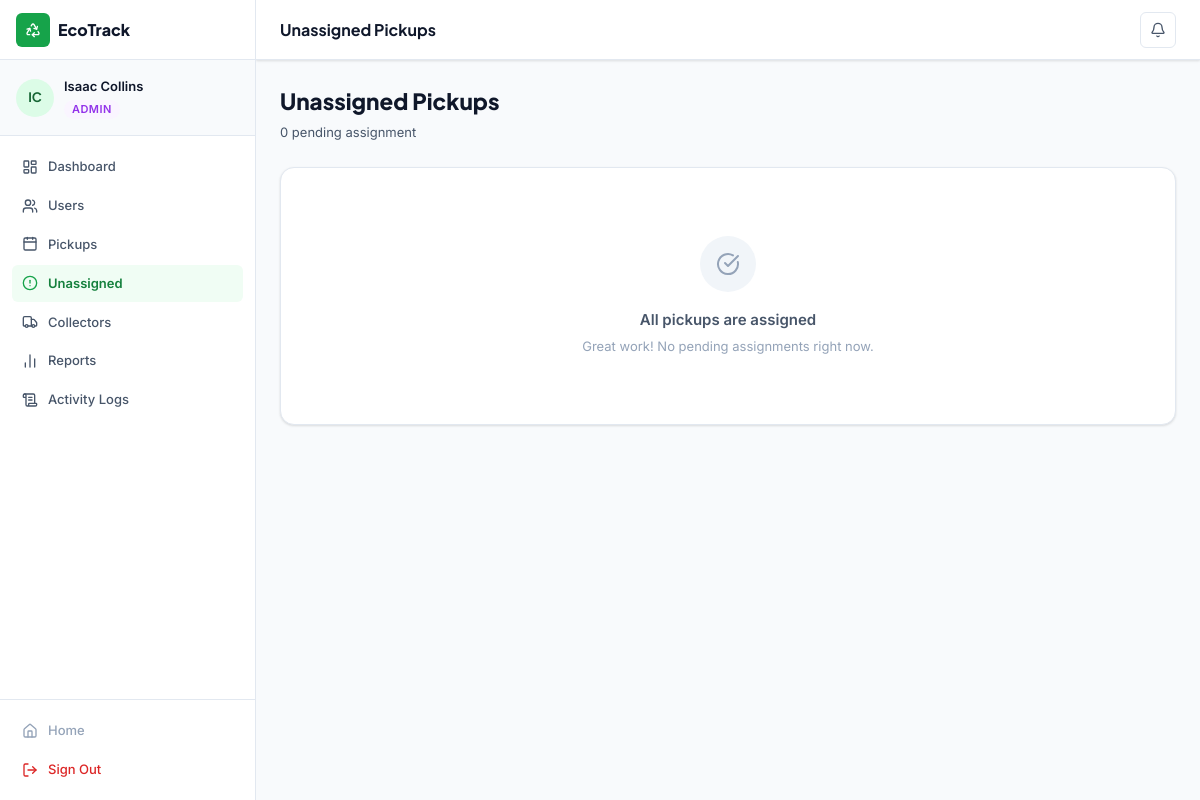
Screenshot of /admin/pickups/unassigned (signed in) with the database file from the repository.
### app/models/models.py (models this page shows, shortened)
class User(db.Model, UserMixin):
    __tablename__ = 'users'
    id = db.Column(db.Integer, primary_key=True)
    full_name = db.Column(db.String(120), nullable=False)
    email = db.Column(db.String(150), unique=True, nullable=False)
    phone = db.Column(db.String(30))
    password_hash = db.Column(db.String(256), nullable=False)
    role = db.Column(db.Enum('resident', 'collector', 'admin'), nullable=False, default='resident')
    is_active = db.Column(db.Boolean, default=True)
    email_verified = db.Column(db.Boolean, default=False)
    zone = db.Column(db.String(50))          # for collectors
    created_at = db.Column(db.DateTime, default=datetime.utcnow)
    updated_at = db.Column(db.DateTime, default=datetime.utcnow, onupdate=datetime.utcnow)
    pickups_as_resident = db.relationship('PickupRequest', foreign_keys='PickupRequest.resident_id',
                                          backref='resident', lazy='dynamic')
    pickups_as_collector = db.relationship('PickupRequest', foreign_keys='PickupRequest.collector_id',
                                           backref='collector', lazy='dynamic')
    notifications = db.relationship('Notification', backref='user', lazy='dynamic')
    activity_logs = db.relationship('ActivityLog', backref='user', lazy='dynamic')
    @property
    def initials(self):
        parts = self.full_name.split()
        return ''.join(p[0].upper() for p in parts[:2])

### app/controllers/admin_controller.py (the view)
@admin_bp.route('/pickups/unassigned')
@login_required
@admin_required
def unassigned_pickups():
    pickups_list = pickup_repo.get_unassigned()
    collectors = user_repo.get_collectors()
    unread = notif_repo.get_unread_count(current_user.id)
    return render_template('admin/unassigned.html',
                           pickups=pickups_list,
                           collectors=collectors,
                           unread=unread)

### app/controllers/admin_controller.py (called while the page is built)
def admin_required(f):
    @wraps(f)
    def decorated(*args, **kwargs):
        if not current_user.is_authenticated or current_user.role != 'admin':
            flash('Admin access required.', 'danger')
            return redirect(url_for('auth.login'))
        return f(*args, **kwargs)
    return decorated

### app/models/models.py (called while the page is built)
@login_manager.user_loader
def load_user(user_id):
    return User.query.get(int(user_id))

### app/repositories/pickup_repository.py (called while the page is built)
    def get_unassigned(self) -> list[PickupRequest]:
        return PickupRequest.query.filter(
            PickupRequest.collector_id.is_(None),
            PickupRequest.status == 'pending',
            PickupRequest.pickup_date >= date.today()
        ).order_by(PickupRequest.pickup_date.asc()).all()

### app/repositories/support_repositories.py (called while the page is built)
    def get_unread_count(self, user_id: int) -> int:
        return Notification.query.filter_by(user_id=user_id, is_read=False).count()

### app/repositories/user_repository.py (called while the page is built)
    def get_by_role(self, role: str) -> list[User]:
        return User.query.filter_by(role=role, is_active=True).all()

    def get_collectors(self) -> list[User]:
        return self.get_by_role('collector')

### app/templates/admin/unassigned.html (shortened to what this page needs)
{% extends "dashboard_base.html" %}
{% block page_title %}Unassigned Pickups{% endblock %}
{% block notif_url %}{{ url_for('admin.logs') }}{% endblock %}
{% block sidebar_nav %}
<a href="{{ url_for('admin.dashboard') }}" class="sidebar-item"><i data-lucide="layout-dashboard" class="icon-sm"></i><span>Dashboard</span></a>
<a href="{{ url_for('admin.users') }}" class="sidebar-item"><i data-lucide="users" class="icon-sm"></i><span>Users</span></a>
<a href="{{ url_for('admin.pickups') }}" class="sidebar-item"><i data-lucide="calendar" class="icon-sm"></i><span>Pickups</span></a>
<a href="{{ url_for('admin.unassigned_pickups') }}" class="sidebar-item active"><i data-lucide="alert-circle" class="icon-sm"></i><span>Unassigned</span></a>
<a href="{{ url_for('admin.collectors') }}" class="sidebar-item"><i data-lucide="truck" class="icon-sm"></i><span>Collectors</span></a>
<a href="{{ url_for('admin.reports') }}" class="sidebar-item"><i data-lucide="bar-chart-2" class="icon-sm"></i><span>Reports</span></a>
<a href="{{ url_for('admin.logs') }}" class="sidebar-item"><i data-lucide="scroll-text" class="icon-sm"></i><span>Activity Logs</span></a>
{% endblock %}
{% block content %}
<div class="page-header">
  <div>
    <div class="page-header-title">Unassigned Pickups</div>
    <div class="page-header-sub">{{ pickups|length }} pending assignment</div>
  </div>
</div>
{% if not pickups %}
<div class="card"><div class="card-body">
  <div class="empty-state">
    <div class="empty-icon"><i data-lucide="check-circle" class="icon-lg"></i></div>
    <div class="empty-title">All pickups are assigned</div>
    <div class="empty-sub">Great work! No pending assignments right now.</div>
  </div>
</div></div>
{% endif %}
{% endblock %}

### app/templates/dashboard_base.html (shortened to what this page needs)
<!DOCTYPE html>
<html lang="en">
<head>
<link rel="stylesheet" href="{{ url_for('static', filename='css/main.css') }}">
</head>
<body class="dashboard-body">
<div class="app-shell">
  <aside class="sidebar" id="sidebar">
    <div class="sidebar-header">
      <a href="{{ url_for('main.home') }}" class="sidebar-brand">
        <div class="brand-icon"><i data-lucide="recycle" class="icon-sm"></i></div>
        <span>EcoTrack</span>
      </a>
    </div>
    <div class="sidebar-user">
      <div class="user-avatar">{{ current_user.initials }}</div>
      <div class="user-info">
        <div class="user-name">{{ current_user.full_name }}</div>
        <div class="user-role role-{{ current_user.role }}">{{ current_user.role | capitalize }}</div>
      </div>
    </div>
    <nav class="sidebar-nav">
      {% block sidebar_nav %}{% endblock %}
    </nav>
    <div class="sidebar-footer">
      <a href="{{ url_for('main.home') }}" class="sidebar-item text-muted">
        <i data-lucide="home" class="icon-sm"></i>
        <span>Home</span>
      </a>
      <a href="{{ url_for('auth.logout') }}" class="sidebar-item text-danger">
        <i data-lucide="log-out" class="icon-sm"></i>
        <span>Sign Out</span>
      </a>
    </div>
  </aside>
  <div class="main-wrapper">
    <header class="topbar">
      <div class="topbar-title">{% block page_title %}{% endblock %}</div>
      <div class="topbar-actions">
        <a href="{% block notif_url %}#{% endblock %}" class="topbar-icon-btn" title="Notifications">
          <i data-lucide="bell" class="icon-sm"></i>
        </a>
      </div>
    </header>
    <main class="page-content">
      {% block content %}{% endblock %}
    </main>
  </div>
</div>
</body>
</html>

### rows the page displays
User: initials "IC", full_name "Isaac Collins", role "ADMIN"

### other values shown
{{ pickups|length }} "0"
